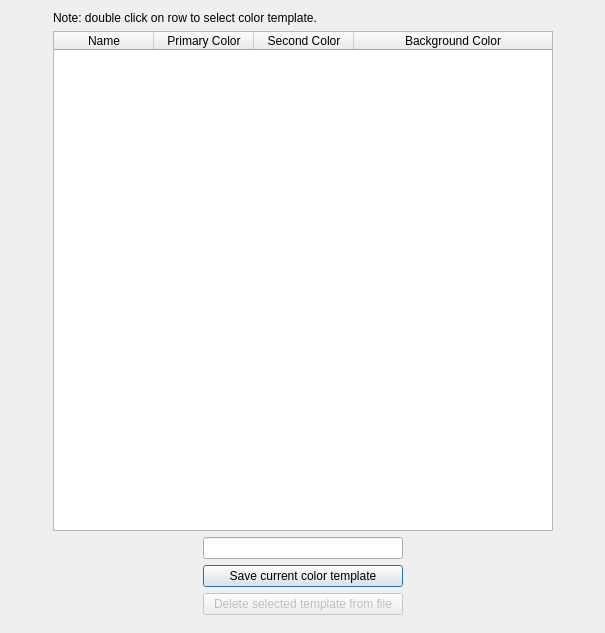
<?xml version="1.0" encoding="UTF-8"?>
<ui version="4.0">
 <class>ColorTemplatesDialog</class>
 <widget class="QDialog" name="ColorTemplatesDialog">
  <property name="geometry">
   <rect>
    <x>0</x>
    <y>0</y>
    <width>605</width>
    <height>633</height>
   </rect>
  </property>
  <property name="windowTitle">
   <string>ColorTemplatesDialog</string>
  </property>
  <property name="locale">
   <locale language="English" country="UnitedStates"/>
  </property>
  <layout class="QGridLayout" name="gridLayout">
   <item row="0" column="1">
    <widget class="QLabel" name="notelabel">
     <property name="text">
      <string>Note: double click on row to select color template.</string>
     </property>
    </widget>
   </item>
   <item row="2" column="1">
    <layout class="QHBoxLayout" name="horizontalLayout_2">
     <item>
      <spacer name="horizontalSpacer_4">
       <property name="orientation">
        <enum>Qt::Horizontal</enum>
       </property>
       <property name="sizeHint" stdset="0">
        <size>
         <width>40</width>
         <height>20</height>
        </size>
       </property>
      </spacer>
     </item>
     <item>
      <layout class="QVBoxLayout" name="verticalLayout">
       <item>
        <widget class="QLineEdit" name="templateInputLine">
         <property name="clearButtonEnabled">
          <bool>false</bool>
         </property>
        </widget>
       </item>
       <item>
        <widget class="QPushButton" name="saveCureentTemplateBtn">
         <property name="minimumSize">
          <size>
           <width>200</width>
           <height>0</height>
          </size>
         </property>
         <property name="text">
          <string>Save current color template</string>
         </property>
        </widget>
       </item>
       <item>
        <widget class="QPushButton" name="deleteTemplateBtn">
         <property name="enabled">
          <bool>false</bool>
         </property>
         <property name="text">
          <string>Delete selected template from file</string>
         </property>
        </widget>
       </item>
      </layout>
     </item>
     <item>
      <spacer name="horizontalSpacer_3">
       <property name="orientation">
        <enum>Qt::Horizontal</enum>
       </property>
       <property name="sizeHint" stdset="0">
        <size>
         <width>40</width>
         <height>20</height>
        </size>
       </property>
      </spacer>
     </item>
    </layout>
   </item>
   <item row="1" column="0">
    <spacer name="horizontalSpacer">
     <property name="orientation">
      <enum>Qt::Horizontal</enum>
     </property>
     <property name="sizeHint" stdset="0">
      <size>
       <width>0</width>
       <height>20</height>
      </size>
     </property>
    </spacer>
   </item>
   <item row="1" column="2">
    <spacer name="horizontalSpacer_2">
     <property name="orientation">
      <enum>Qt::Horizontal</enum>
     </property>
     <property name="sizeHint" stdset="0">
      <size>
       <width>0</width>
       <height>20</height>
      </size>
     </property>
    </spacer>
   </item>
   <item row="3" column="1">
    <spacer name="verticalSpacer">
     <property name="orientation">
      <enum>Qt::Vertical</enum>
     </property>
     <property name="sizeHint" stdset="0">
      <size>
       <width>20</width>
       <height>40</height>
      </size>
     </property>
    </spacer>
   </item>
   <item row="1" column="1">
    <widget class="QTableWidget" name="colorsTable">
     <property name="minimumSize">
      <size>
       <width>500</width>
       <height>500</height>
      </size>
     </property>
     <property name="editTriggers">
      <set>QAbstractItemView::NoEditTriggers</set>
     </property>
     <property name="tabKeyNavigation">
      <bool>false</bool>
     </property>
     <property name="showDropIndicator" stdset="0">
      <bool>false</bool>
     </property>
     <property name="dragDropOverwriteMode">
      <bool>false</bool>
     </property>
     <property name="alternatingRowColors">
      <bool>false</bool>
     </property>
     <property name="selectionMode">
      <enum>QAbstractItemView::SingleSelection</enum>
     </property>
     <property name="selectionBehavior">
      <enum>QAbstractItemView::SelectRows</enum>
     </property>
     <property name="showGrid">
      <bool>true</bool>
     </property>
     <attribute name="horizontalHeaderStretchLastSection">
      <bool>true</bool>
     </attribute>
     <attribute name="verticalHeaderVisible">
      <bool>false</bool>
     </attribute>
     <attribute name="verticalHeaderCascadingSectionResizes">
      <bool>false</bool>
     </attribute>
     <attribute name="verticalHeaderStretchLastSection">
      <bool>false</bool>
     </attribute>
     <column>
      <property name="text">
       <string>Name</string>
      </property>
     </column>
     <column>
      <property name="text">
       <string>Primary Color</string>
      </property>
     </column>
     <column>
      <property name="text">
       <string>Second Color</string>
      </property>
     </column>
     <column>
      <property name="text">
       <string>Background Color</string>
      </property>
     </column>
    </widget>
   </item>
  </layout>
 </widget>
 <layoutdefault spacing="6" margin="11"/>
 <resources/>
 <connections/>
</ui>
